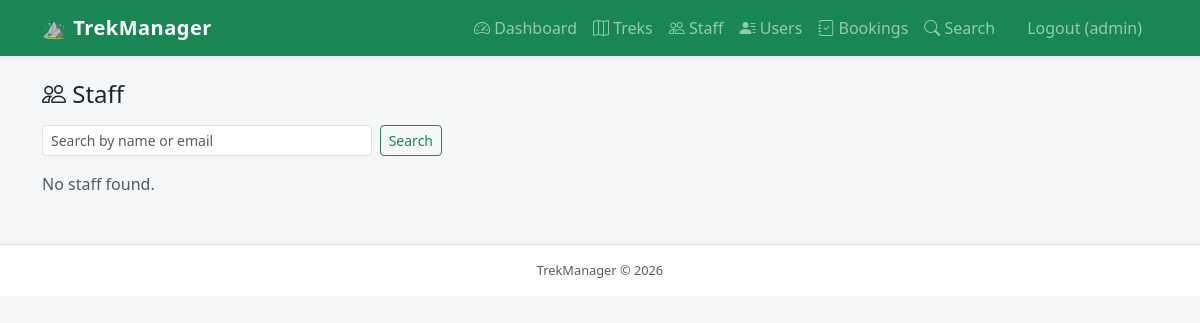
/admin/staff (signed in), run on an earlier commit of the app's database.
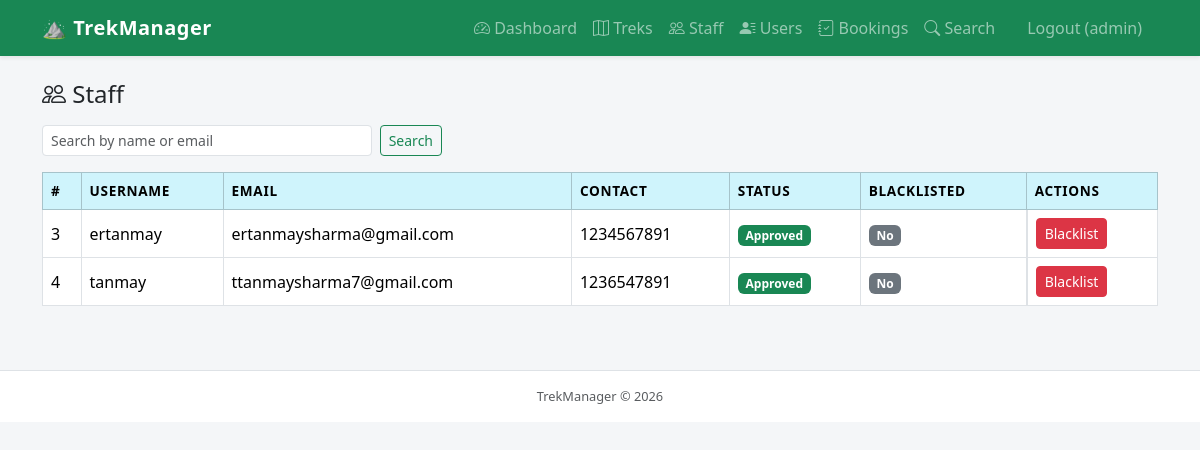
And on a later commit of the database.
### models.py (models this page shows, shortened)
class User(UserMixin, db.Model):
    id = db.Column(db.Integer, primary_key=True)
    username = db.Column(db.String(80), unique=True, nullable=False)
    email = db.Column(db.String(120), unique=True, nullable=False)
    password_hash = db.Column(db.String(200), nullable=False)
    role = db.Column(db.String(20), nullable=False, default='user')  # admin, staff, user
    is_blacklisted = db.Column(db.Boolean, default=False)
    created_at = db.Column(db.DateTime, default=datetime.utcnow)
    bookings = db.relationship('Booking', backref='user', lazy=True)
    staff_profile = db.relationship('StaffProfile', backref='user', uselist=False)

class StaffProfile(db.Model):
    id = db.Column(db.Integer, primary_key=True)
    user_id = db.Column(db.Integer, db.ForeignKey('user.id'), nullable=False)
    contact = db.Column(db.String(20), nullable=True)
    experience = db.Column(db.String(200), nullable=True)
    is_approved = db.Column(db.Boolean, default=False)
    joined_at = db.Column(db.DateTime, default=datetime.utcnow)

### routes.py (the view)
@main.route('/admin/staff')
@admin_required
def admin_staff():
    q = request.args.get('q', '').strip()
    query = User.query.filter_by(role='staff')
    if q:
        query = query.filter(or_(User.username.ilike(f'%{q}%'), User.email.ilike(f'%{q}%')))
    staff_users = query.all()
    return render_template('admin/staff.html', staff_users=staff_users, q=q)

### app.py (called while the page is built)
def create_app():
    app = Flask(__name__)
    app.config.from_object(Config)
    db.init_app(app)
    login_manager.init_app(app)
    with app.app_context():
        import models
        db.create_all()
        from create_admin import seed_admin
        seed_admin()
    @login_manager.user_loader
    def load_user(user_id):
        from models import User
        return db.session.get(User, int(user_id))
    from routes import main
    from api_routes import api
    app.register_blueprint(main)
    app.register_blueprint(api, url_prefix='/api')
    return app

### routes.py (called while the page is built)
def admin_required(f):
    @wraps(f)
    def decorated(*args, **kwargs):
        if not current_user.is_authenticated or current_user.role != 'admin':
            flash('Admin access required.', 'danger')
            return redirect(url_for('main.login'))
        return f(*args, **kwargs)
    return decorated

### templates/admin/staff.html (shortened to what this page needs)
{% extends 'base.html' %}
{% block content %}
<h4 class="mb-3"><i class="bi bi-people"></i> Staff</h4>
<form method="GET" class="d-flex mb-3 gap-2" style="max-width:400px;">
    <input type="text" name="q" class="form-control form-control-sm" placeholder="Search by name or email" value="{{ q }}">
    <button class="btn btn-sm btn-outline-success">Search</button>
</form>
{% if staff_users %}
<div class="table-responsive">
<table class="table table-hover table-bordered bg-white align-middle">
    <thead class="table-info">
        <tr>
            <th>#</th>
            <th>Username</th>
            <th>Email</th>
            <th>Contact</th>
            <th>Status</th>
            <th>Blacklisted</th>
            <th>Actions</th>
        </tr>
    </thead>
    <tbody>
    {% for u in staff_users %}
        <tr>
            <td>{{ u.id }}</td>
            <td>{{ u.username }}</td>
            <td>{{ u.email }}</td>
            <td>{{ u.staff_profile.contact if u.staff_profile else '—' }}</td>
            <td>
                {% if u.staff_profile and u.staff_profile.is_approved %}
                    <span class="badge bg-success">Approved</span>
                {% else %}
                    <span class="badge bg-warning text-dark">Pending</span>
                {% endif %}
            </td>
            <td>
                {% if u.is_blacklisted %}
                    <span class="badge bg-danger">Yes</span>
                {% else %}
                    <span class="badge bg-secondary">No</span>
                {% endif %}
            </td>
            <td class="d-flex gap-1">
                <form method="POST" action="{{ url_for('main.admin_blacklist_staff', id=u.id) }}"
                      onsubmit="return confirm('Toggle blacklist for {{ u.username }}?')">
                    <button class="btn btn-sm btn-{{ 'secondary' if u.is_blacklisted else 'danger' }}">
                        {{ 'Unblacklist' if u.is_blacklisted else 'Blacklist' }}
                    </button>
                </form>
            </td>
        </tr>
    {% endfor %}
    </tbody>
</table>
</div>
{% else %}
<p class="text-muted">No staff found{% if q %} for "{{ q }}"{% endif %}.</p>
{% endif %}
{% endblock %}

### templates/base.html (shortened to what this page needs)
<!DOCTYPE html>
<html lang="en">
<head>
    <link href="https://cdn.jsdelivr.net/npm/bootstrap@5.3.2/dist/css/bootstrap.min.css" rel="stylesheet">
    <link href="https://cdn.jsdelivr.net/npm/bootstrap-icons@1.11.3/font/bootstrap-icons.min.css" rel="stylesheet">
</head>
<body>
<nav class="navbar navbar-expand-lg navbar-dark bg-success shadow-sm">
    <div class="container">
        <a class="navbar-brand" href="#">&#9968; TrekManager</a>
        <div class="collapse navbar-collapse" id="navMenu">
            <ul class="navbar-nav ms-auto align-items-lg-center">
                {% if current_user.is_authenticated %}
                    {% if current_user.role == 'admin' %}
                        <li class="nav-item"><a class="nav-link" href="{{ url_for('main.admin_dashboard') }}"><i class="bi bi-speedometer2"></i> Dashboard</a></li>
                        <li class="nav-item"><a class="nav-link" href="{{ url_for('main.admin_treks') }}"><i class="bi bi-map"></i> Treks</a></li>
                        <li class="nav-item"><a class="nav-link" href="{{ url_for('main.admin_staff') }}"><i class="bi bi-people"></i> Staff</a></li>
                        <li class="nav-item"><a class="nav-link" href="{{ url_for('main.admin_users') }}"><i class="bi bi-person-lines-fill"></i> Users</a></li>
                        <li class="nav-item"><a class="nav-link" href="{{ url_for('main.admin_bookings') }}"><i class="bi bi-journal-check"></i> Bookings</a></li>
                        <li class="nav-item"><a class="nav-link" href="{{ url_for('main.admin_search') }}"><i class="bi bi-search"></i> Search</a></li>
                    {% elif current_user.role == 'staff' %}
                        <li class="nav-item"><a class="nav-link" href="{{ url_for('main.staff_dashboard') }}"><i class="bi bi-speedometer2"></i> Dashboard</a></li>
                    {% endif %}
                    <li class="nav-item ms-lg-2">
                        <a class="nav-link btn btn-outline-light btn-sm px-3" href="{{ url_for('main.logout') }}">
                            Logout <span class="d-none d-lg-inline">({{ current_user.username }})</span>
                        </a>
                    </li>
                {% else %}
                    <li class="nav-item"><a class="nav-link" href="{{ url_for('main.login') }}">Login</a></li>
                    <li class="nav-item"><a class="nav-link" href="{{ url_for('main.register') }}">Register</a></li>
                {% endif %}
            </ul>
        </div>
    </div>
</nav>
<div class="container mt-4 mb-5">
    {% block content %}{% endblock %}
</div>
<footer class="text-center text-muted py-3 border-top bg-white">
    TrekManager &copy; 2026
</footer>
</body>
</html>

### templates/base.html (style rules this page uses)
body { background-color: #f4f6f8; }
.navbar-brand { font-weight: 700; letter-spacing: .5px; }
.table th { font-size: .85rem; text-transform: uppercase; letter-spacing: .05em; }
.badge { font-size: .75em; }
footer { font-size: .8rem; }

What changed in the data, as far as the page shows it:
added User: id "3", username "ertanmay", email "ertanmaysharma@gmail.com", staff_profile "1234567891", shows "No", is_blacklisted "Blacklist"
added User: id "4", username "tanmay", email "ttanmaysharma7@gmail.com", staff_profile "1236547891", shows "No", is_blacklisted "Blacklist"
Also different on the page:
text no longer shown: "No staff found ."
text now shown: "# USERNAME EMAIL CONTACT STATUS BLACKLISTED ACTIONS"
